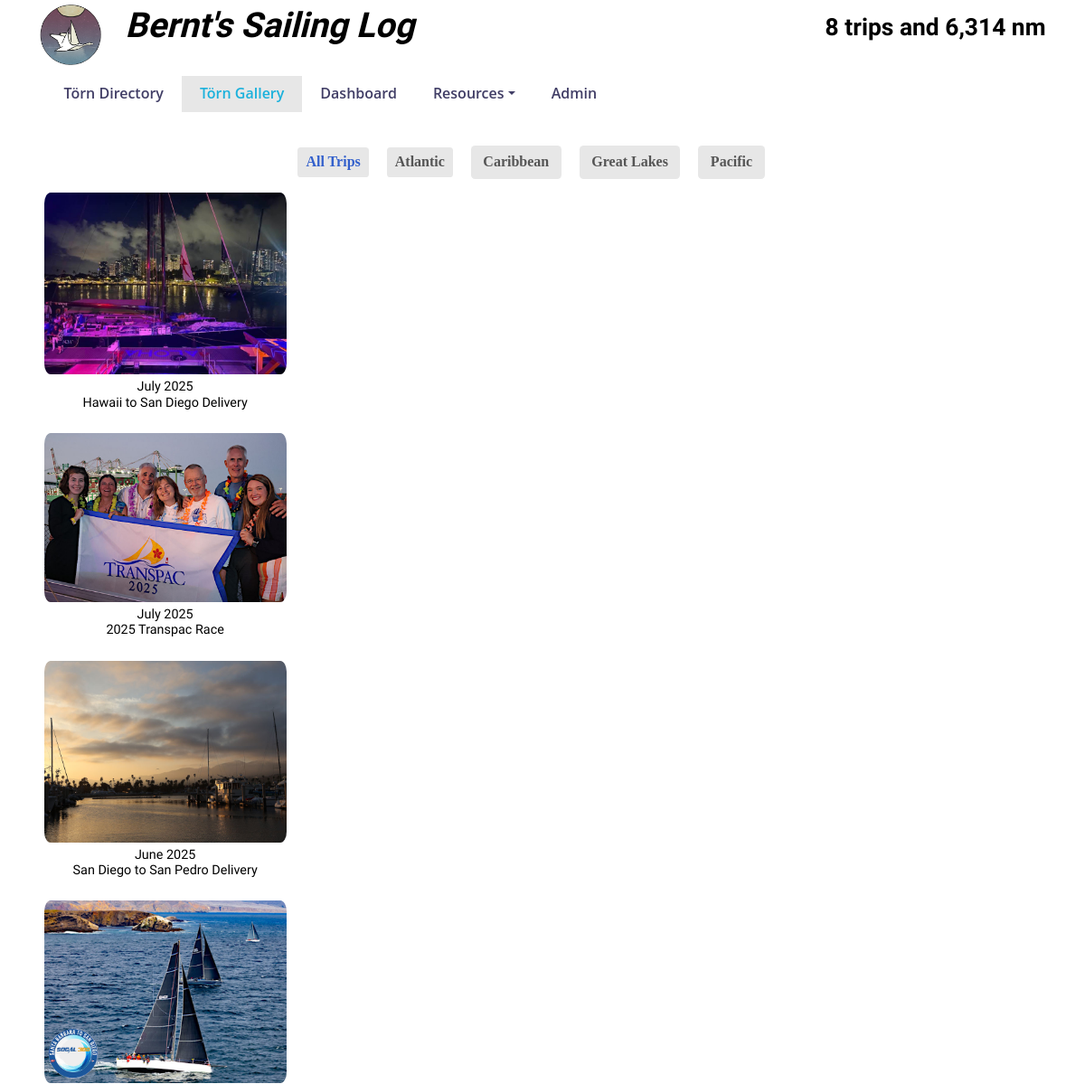
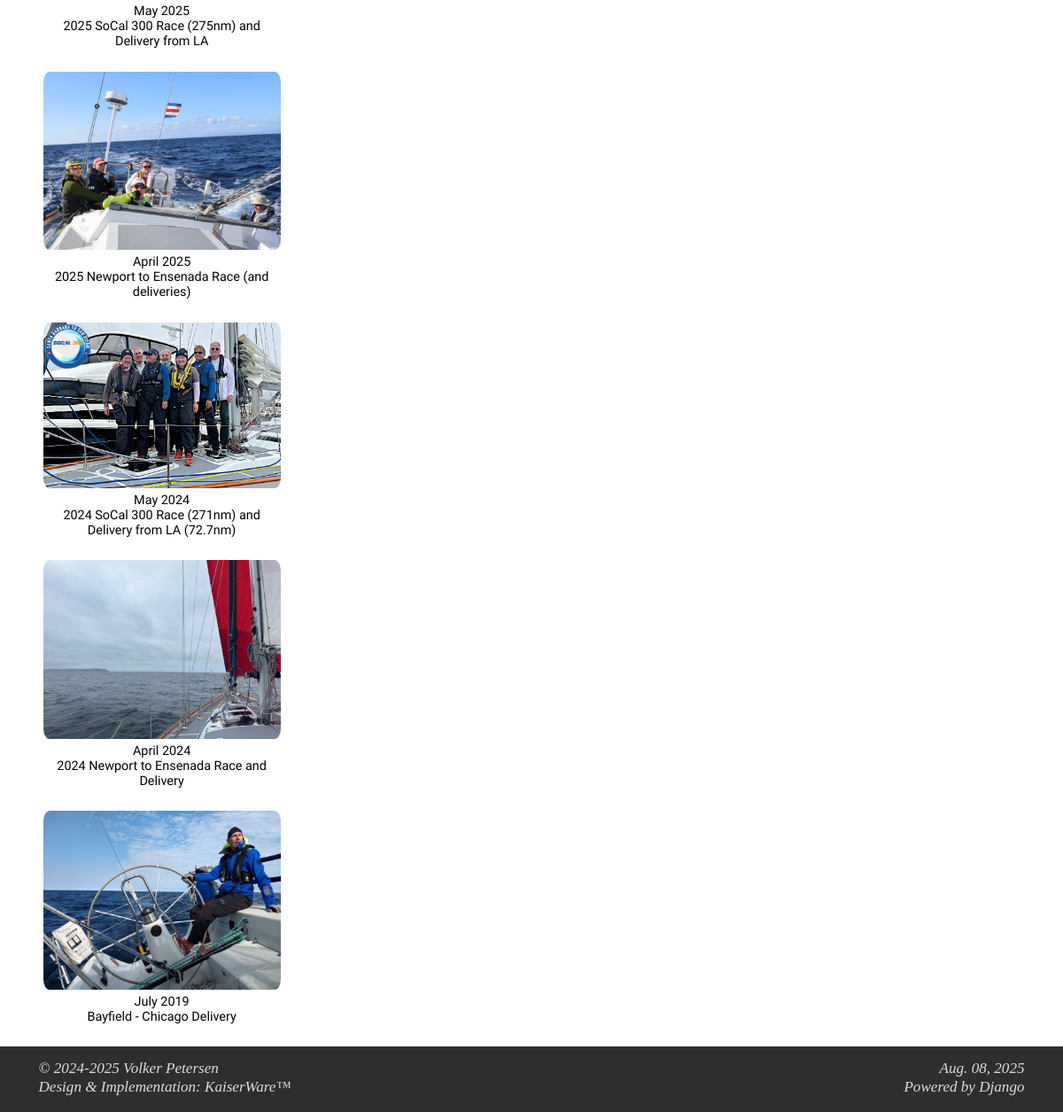
The page /gallery on the database its author committed (2 pictures, top to bottom).
### toerns/models.py (models this page shows, shortened)
class toerndirectory(models.Model):
    geoChoices = (
        ('Atlantic', u'Atlantic'),
        ('Baltic', u'Baltic'),
        ('Caribbean', u'Caribbean'),
        ('Coratia', u'Croatia'),
        ('Great Lakes', u'Great Lakes'),
        ('Pacific', u'Pacific')
    )
    id = models.AutoField(primary_key=True)
    startDate = models.DateField(help_text="date in YYYY-MM-DD format")
    endDate = models.DateField(help_text="date in YYYY-MM-DD format")
    destination = models.CharField(blank=True, null=True, max_length=150)
    georegion = models.CharField(blank=True, null=True, max_length=40, choices=geoChoices,
                                 help_text="Atlantic, Baltic, Caribbean, Croatia, Great Lakes, Pacific")
    maptable = models.CharField(blank=True, null=True, max_length=100,
                                help_text="name of the Google Maps waypoints table")
    boat = models.CharField(blank=True, null=True, max_length=810)
    miles = models.DecimalField(null=True, max_digits=8, decimal_places=2)
    daysAtSea = models.IntegerField()
    skipper = models.ManyToManyField(CrewMembers, blank=True, related_name='skipperToern')
    crew = models.ManyToManyField(CrewMembers, blank=True, related_name='crewToern')
    image = models.CharField(blank=True, null=True, max_length=100)
    picturelink = models.CharField(blank=True, null=True, max_length=200)
    class Meta:
        managed = True
        db_table = "ToernDirectory"
        verbose_name_plural = 'Toern Directory'

### toerns/views.py (the view)
# urls.py: path("gallery", views.gallery, name="Gallery"),
def gallery(request):
    return render(request, "toerns/gallery.html",
                  context=fetchContent(request, route="all"))

### toerns/templatetags/custom_filter.py (called while the page is built)
@register.filter(name='replace')
def replace(value, arg):
    old, new = arg.split(',')
    return value.replace(old, new)

@register.filter(name='multi_replace')
def multi_replace(value, arg):
    replacements = arg.split(',')
    for old, new in zip(replacements[::2], replacements[1::2]):
        value = value.replace(old, new)
    return value

### templates/toerns/gallery.html (shortened to what this page needs)
{% extends "toerns/header.html" %}
{% load static %}
{% load humanize %}
{% load custom_filter %}
{% block content %}
    <div id="trip_gallery" class="container">
        <div id="portfolio" class="col-xs-12">
            <div id="tripItems" class="portfolio-items">
            {% for trip in trips %}
                {% with
                    destination=trip.georegion|add:"<br /><a href='plotRoute/"|add:trip.maptable|add:"'>"|add:trip.destination|add:"</a>"
                    yacht=trip.boat|multi_replace:"linefeed,<br>,openLink,<a,closeLink,</a>,pdf/,../static/pdf/,&#34;,'"
                %}
                <div class="portfolio-item {{ trip.georegion|replace:" ,_" }} col-xs-12 col-sm-4 col-md-3" data-value="{{ trip.miles }}">
                    <div class="trip-details-wrap">
                        <img class="img-responsive" id="tripImage" src="../static/{{ trip.image }}" alt="{{ trip.destination }}" onerror="imgErrorTripPicture(this)" />
                        <div class="text-center trip-name">
                            {{ trip.startDate|date:"F" }}&nbsp;{{ trip.startDate|date:"Y" }}<br />{{ trip.destination }}
                        </div>
                    </div>
                </div>
                {% endwith %}
            {% endfor %}
            </div>
        </div>
    </div>
{% endblock %}

### static/css/SailingLog.css (style rules this page uses)
body, html { height: 100%; width: 100%; margin: 0px; font-family: 'Palatino, sans-serif'; font-weight: 400; font-size: 18px !important; line-height: 1.20 !important; color:#000000; }
@media screen and (min-width: 577px) { .trip-name { font-family: 'Shadows Into Light Two', cursive; font-size: calc(4.5vw); font-weight: 500; margin-top: 5px; padding-right: 4px; padding-left: 4px; } }
@media screen and (min-width: 577px) { .portfolio-item { margin: 0px 0px 25px 0px !important; padding:0; } }
@media screen and (min-width: 578px) and (min-height: 550px) { .trip-name { font-family: 'Shadows Into Light Two', cursive; font-size: calc(1.2vw); font-weight: 500; margin-top: 5px; margin-bottom: 20px; padding-right: 4px; padding-left: 4px; } }
.portfolio-items { list-style: none outside none; margin: 10px 0 20px 0; padding: 0px; }
.trip-details-wrap img { padding: 0px 5px 0px 5px; width: 100%; border-radius: 12px; }

### rows shown on the page
toerndirectory: {{ trip.miles }} 1792.78 (drawn), image (picture), startDate "July", startDate "2025", destination "Hawaii to San Diego Delivery"
toerndirectory: {{ trip.miles }} 2430.76 (drawn), image (picture), startDate "July", startDate "2025", destination "2025 Transpac Race"
toerndirectory: {{ trip.miles }} 88.52 (drawn), image (picture), startDate "June", startDate "2025", destination "San Diego to San Pedro Delivery"
toerndirectory: {{ trip.miles }} 455.30 (drawn), image (picture), startDate "May", startDate "2025", destination "2025 SoCal 300 Race (275nm) and Delivery from LA"
toerndirectory: {{ trip.miles }} 275.51 (drawn), image (picture), startDate "April", startDate "2025", destination "2025 Newport to Ensenada Race (and deliveries)"
toerndirectory: {{ trip.miles }} 343.70 (drawn), image (picture), startDate "May", startDate "2024", destination "2024 SoCal 300 Race (271nm) and Delivery from LA (72.7nm)"
toerndirectory: {{ trip.miles }} 262.12 (drawn), image (picture), startDate "April", startDate "2024", destination "2024 Newport to Ensenada Race and Delivery"
toerndirectory: {{ trip.miles }} 665.28 (drawn), image (picture), startDate "July", startDate "2019", destination "Bayfield - Chicago Delivery"
